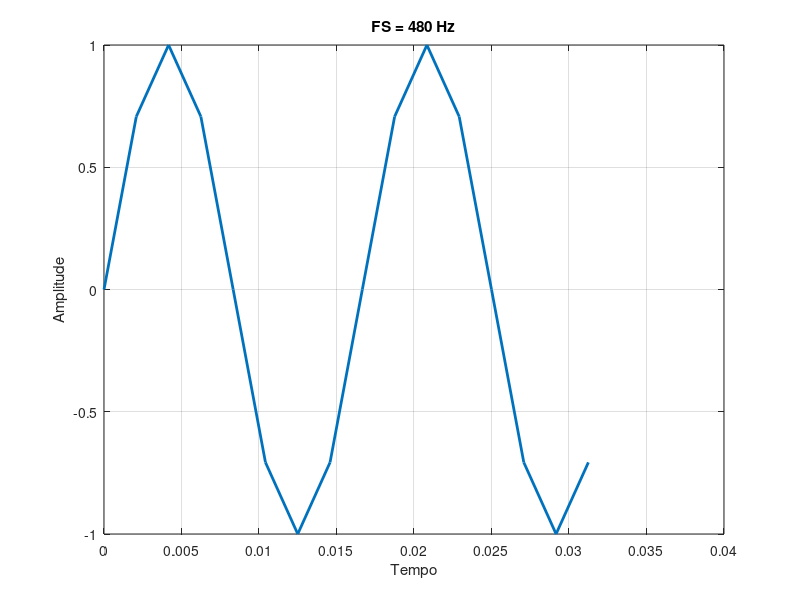
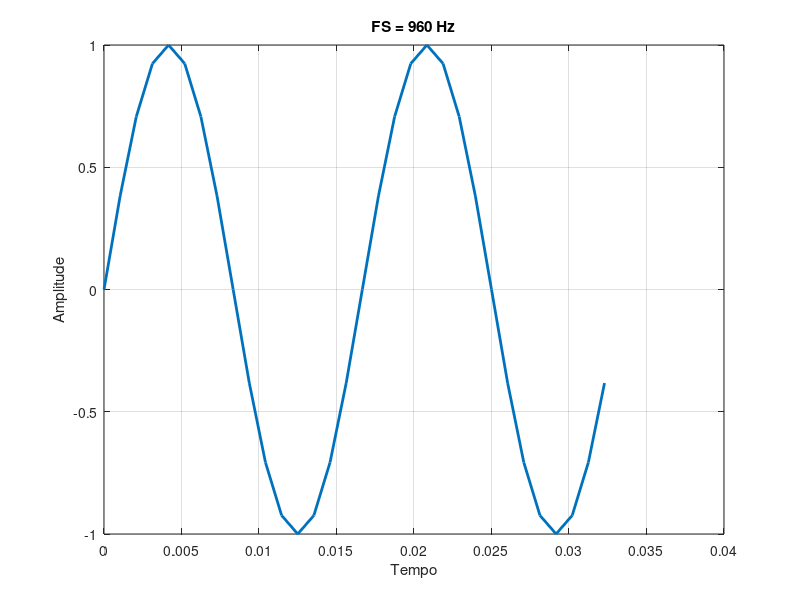
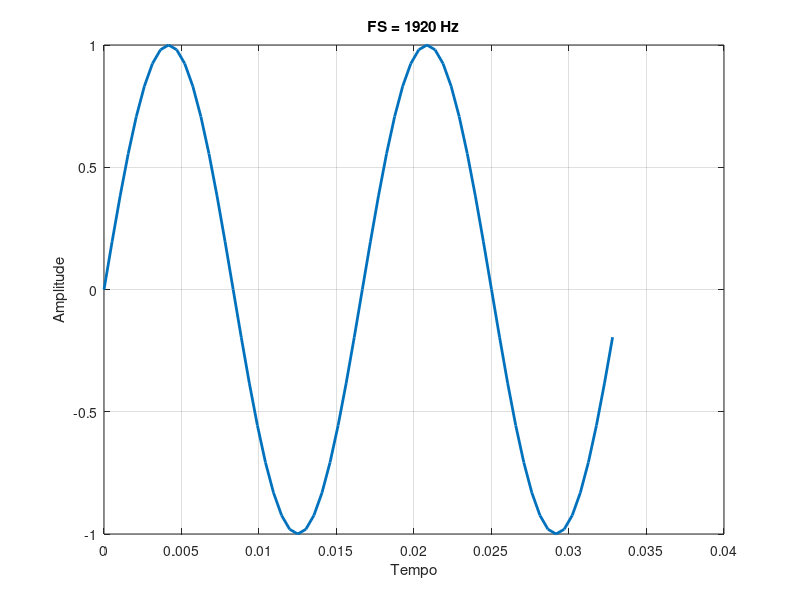
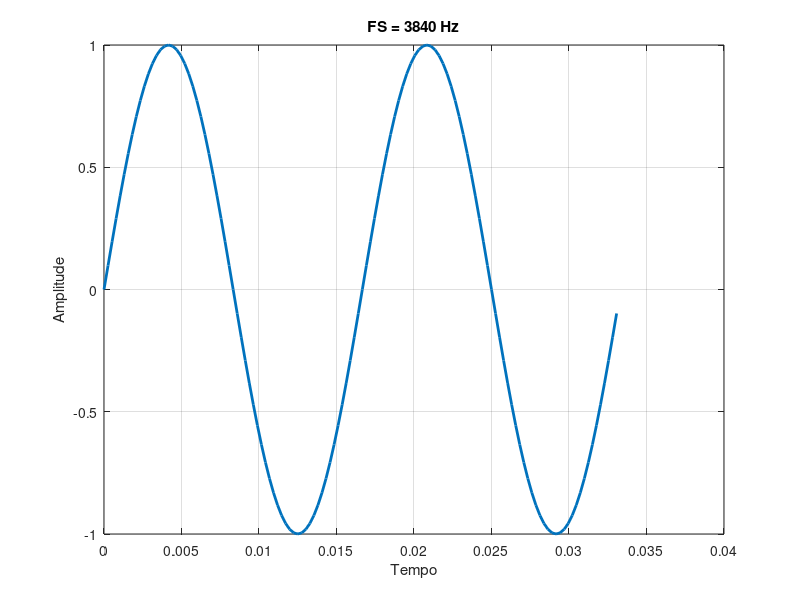

The MATLAB script that drew these images, in order:
clear;
close all;
clc;

P = 2; %Períodos dos sinal
A = 1; %Amplitude do sinal
fund_freq = 60; %Frequência fundamental do sinal

%Vetor de frequências de amostragem
sample_freqs = [480 960 1920 3840];

%Calcula o tempo total de amostragem do sinal
total_time = 1/fund_freq * P;

%Percorre todas as frequências de amostragem definidas no vetor
for i = 1:length(sample_freqs)
    sf = sample_freqs(i);

    %Vetor que contém as timestamps
    %Formato vetor = inicio:passo:fim ou inicio:fim com passo 1
    %Neste caso, o vetor começa em zero e vai até o último timestamp, com
    %passo 1, logo, dividimos o passo por sf pra ter o timestamp discreto em
    %segundos
    disc_t = (0:(total_time * sf) - 1) / sf;

    %Sinal discretizado
    sinal = A * sin (2 * pi * fund_freq * disc_t);

    %Plota os gráficos um abaixo do outro, para cada frequência de
    %amostragem
    figure(i)
    plot(disc_t,sinal,'lineWidth',2);
    xlabel('Tempo');
    ylabel('Amplitude');
    title(sprintf('FS = %d Hz',sf))
    grid on;
end
